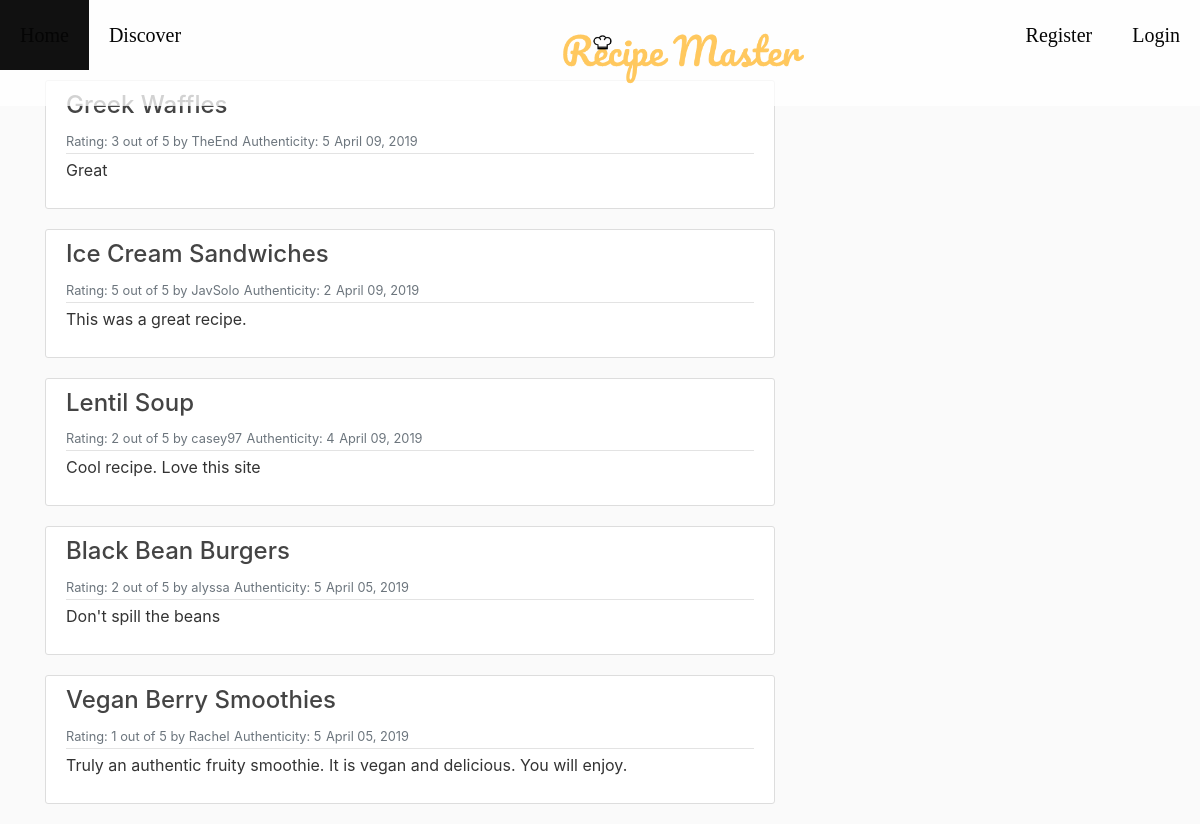
The page /reviews/ on the database as committed earlier.
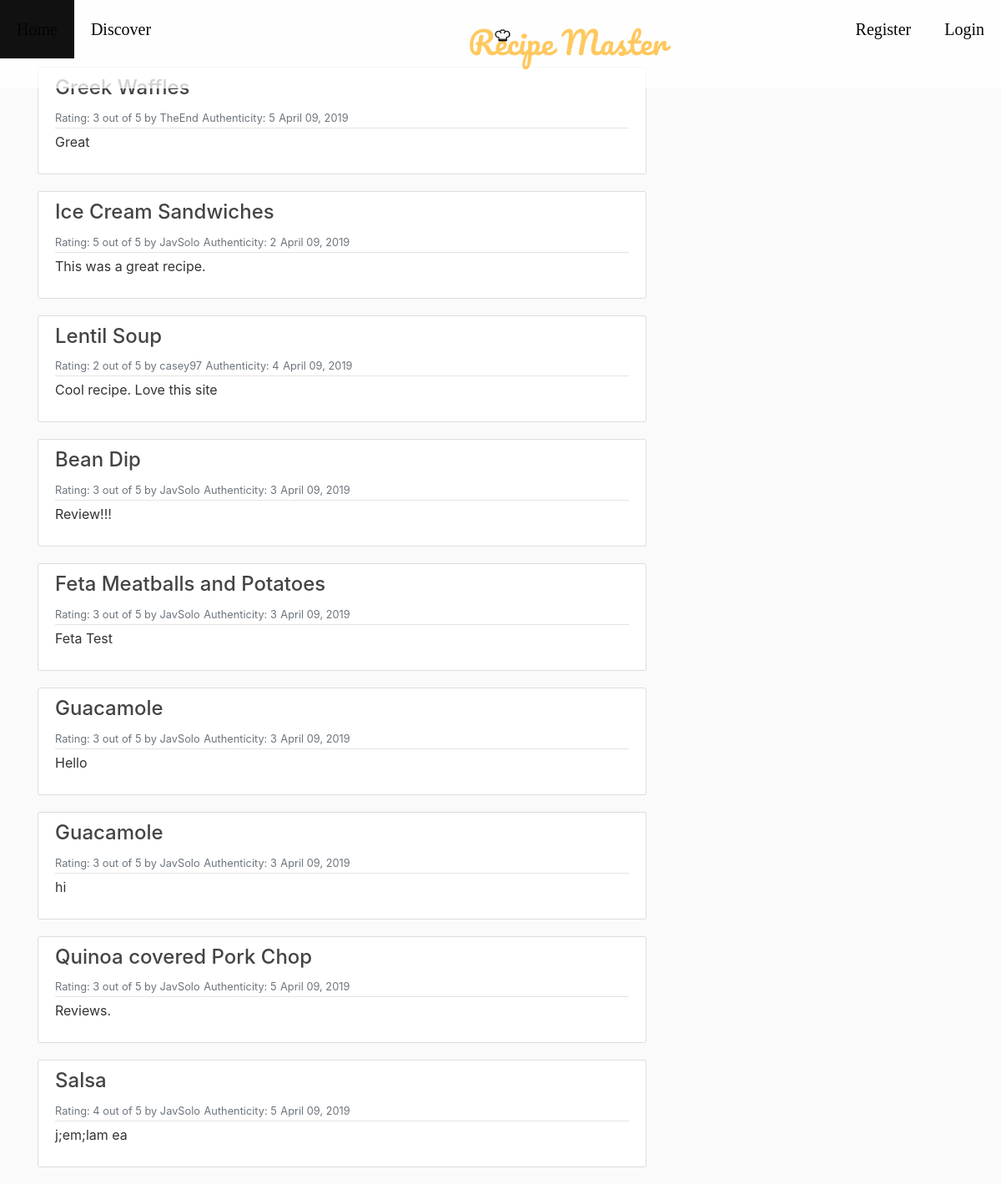
The same page on the database as committed later.
### master_app/models.py (models this page shows, shortened)
class Review(models.Model):
    review_name = models.CharField(max_length=100, default='')
    RATING_CHOICES = ((1, 1), (2, 2), (3, 3), (4, 4), (5, 5))
    rating = models.PositiveSmallIntegerField('Overall Rating (stars) ', blank=False, default = 3, choices = RATING_CHOICES)
    authenticityRating = models.PositiveSmallIntegerField('Authenticity Rating (stars) ', blank=False, default = 3, choices = RATING_CHOICES)
    comment = models.TextField(blank=True, null=True)
    user = models.ForeignKey(User, default=1, on_delete=models.CASCADE)
    date = models.DateField(default=date.today)
    recipe = models.ForeignKey(Recipe, on_delete=models.CASCADE)

class Recipe(models.Model):
    recipe_creator = models.ForeignKey(User, on_delete=models.CASCADE)
    recipe_name = models.CharField(max_length=100)
    country = models.CharField(max_length=100, default='')
    category_choices = ((1, 'Vegan'), (2, 'Keto'), (3, 'Paleo'), (4, 'Vegetarian'), (5, 'General'))
    category = models.PositiveSmallIntegerField('Category', blank=False, default = 5, choices = category_choices)
    description = models.CharField(max_length=400, default='')
    calories = MinMaxFloat(min_value=0.0, max_value=10000.0, default=0.0)
    meal_PrepTime_Minutes= MinMaxFloat(min_value=5.0, max_value=10000.0)
    image = models.FileField(default='food_default.jpg', upload_to='recipe_pics')
    image2 = models.ImageField(default='food_default.jpg', upload_to='recipe_pics', blank=True)
    ingredients_list = models.TextField(max_length=1000, default='')
    instructions = models.TextField(max_length=2000, default='')
    date_posted = models.DateTimeField(default=timezone.now)

### master_app/views.py (the view)
# urls.py: path('reviews/', views.review_list, name='review_list'),
def review_list(request):
    latest_review_list = Review.objects.order_by('-date')[:9]
    context = {'latest_review_list': latest_review_list}
    return render(request, 'master_app/review_list.html', context)

### master_app/templates/master_app/review_list.html (shortened to what this page needs)
{% extends "master_app/base.html" %}
{% load crispy_forms_tags %}
{% block content %}
{% if latest_review_list %}
    {% for review in latest_review_list %}
        <article class="media content-section">
          <div class="media-body">
            <div class="article-metadata">
                <h4>{{review.recipe.recipe_name}}</h4>
                <small class="text-muted">Rating: {{ review.rating}} out of 5 by {{review.user}}</small>
                <small class="text-muted"> Authenticity: {{ review.authenticityRating}}</small>
                <small class="text-muted">{{ review.date|date:"F d, Y" }}</small>
            </div>
            <p class="article-content">{{ review.comment }}</p>
          </div>
        </article>
    {% endfor %}
</div>
    {% else %}
<p>No reviews are available.</p>
{% endif %}
{% endblock content %}

Rows that differ between the two databases and show on the page:
no longer on this page (row unchanged): Review: recipe.recipe_name "Black Bean Burgers", rating "2", user "alyssa", authenticityRating "5", date "April 05, 2019", comment "Don't spill the beans"
no longer on this page (row unchanged): Review: recipe.recipe_name "Vegan Berry Smoothies", rating "1", user "Rachel", authenticityRating "5", date "April 05, 2019", comment "Truly an authentic fruity smoothie. It is vegan and delicious. You will enjoy."
added Review: recipe.recipe_name "Bean Dip", rating "3", user "JavSolo", authenticityRating "3", date "April 09, 2019", comment "Review!!!"
added Review: recipe.recipe_name "Feta Meatballs and Potatoes", rating "3", user "JavSolo", authenticityRating "3", date "April 09, 2019", comment "Feta Test"
added Review: recipe.recipe_name "Guacamole", rating "3", user "JavSolo", authenticityRating "3", date "April 09, 2019", comment "Hello"
added Review: recipe.recipe_name "Guacamole", rating "3", user "JavSolo", authenticityRating "3", date "April 09, 2019", comment "hi"
added Review: recipe.recipe_name "Quinoa covered Pork Chop", rating "3", user "JavSolo", authenticityRating "5", date "April 09, 2019", comment "Reviews."
added Review: recipe.recipe_name "Salsa", rating "4", user "JavSolo", authenticityRating "5", date "April 09, 2019", comment "j;em;lam ea"
